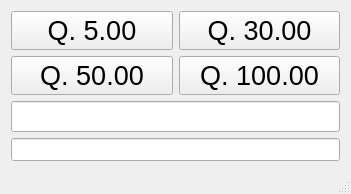
<?xml version="1.0" encoding="UTF-8"?>
<ui version="4.0">
 <class>MainWindow</class>
 <widget class="QMainWindow" name="MainWindow">
  <property name="geometry">
   <rect>
    <x>0</x>
    <y>0</y>
    <width>351</width>
    <height>175</height>
   </rect>
  </property>
  <property name="windowTitle">
   <string>Tickets</string>
  </property>
  <widget class="QWidget" name="centralWidget">
   <layout class="QGridLayout" name="gridLayout">
    <item row="0" column="0">
     <widget class="QPushButton" name="pushButton5Q">
      <property name="font">
       <font>
        <pointsize>20</pointsize>
       </font>
      </property>
      <property name="text">
       <string>Q. 5.00</string>
      </property>
     </widget>
    </item>
    <item row="1" column="0">
     <widget class="QPushButton" name="pushButton50Q">
      <property name="font">
       <font>
        <pointsize>20</pointsize>
       </font>
      </property>
      <property name="text">
       <string>Q. 50.00</string>
      </property>
     </widget>
    </item>
    <item row="1" column="1">
     <widget class="QPushButton" name="pushButton100Q">
      <property name="font">
       <font>
        <pointsize>20</pointsize>
       </font>
      </property>
      <property name="text">
       <string>Q. 100.00</string>
      </property>
     </widget>
    </item>
    <item row="0" column="1">
     <widget class="QPushButton" name="pushButton30Q">
      <property name="font">
       <font>
        <pointsize>20</pointsize>
       </font>
      </property>
      <property name="text">
       <string>Q. 30.00</string>
      </property>
     </widget>
    </item>
    <item row="3" column="0" colspan="2">
     <widget class="QLineEdit" name="verificacionTicket">
      <property name="font">
       <font>
        <pointsize>10</pointsize>
       </font>
      </property>
     </widget>
    </item>
    <item row="2" column="0" colspan="2">
     <widget class="QLineEdit" name="codigoTicket">
      <property name="font">
       <font>
        <pointsize>14</pointsize>
       </font>
      </property>
     </widget>
    </item>
   </layout>
  </widget>
  <widget class="QStatusBar" name="statusBar"/>
 </widget>
 <layoutdefault spacing="6" margin="11"/>
 <resources/>
 <connections/>
</ui>
